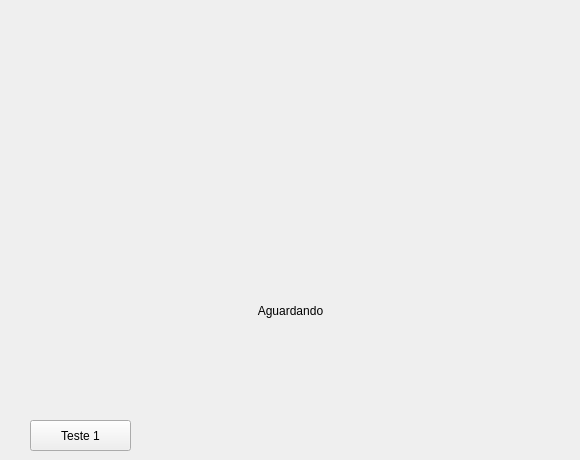
      <widget class="QWidget" name="tab_12">
       <attribute name="title">
        <string>Simulacao Forno</string>
       </attribute>
       <widget class="matplotlibWidget" name="widget_2" native="true">
        <property name="enabled">
         <bool>false</bool>
        </property>
        <property name="geometry">
         <rect>
          <x>10</x>
          <y>10</y>
          <width>561</width>
          <height>191</height>
         </rect>
        </property>
        <widget class="QLabel" name="label_layoutForno_2">
         <property name="geometry">
          <rect>
           <x>0</x>
           <y>180</y>
           <width>361</width>
           <height>161</height>
          </rect>
         </property>
         <property name="text">
          <string>Layout-teste</string>
         </property>
         <property name="alignment">
          <set>Qt::AlignCenter</set>
         </property>
        </widget>
       </widget>
       <widget class="QPushButton" name="pushButton_teste1">
        <property name="geometry">
         <rect>
          <x>30</x>
          <y>420</y>
          <width>101</width>
          <height>31</height>
         </rect>
        </property>
        <property name="text">
         <string>Teste 1</string>
        </property>
       </widget>
       <widget class="QLabel" name="label_37">
        <property name="geometry">
         <rect>
          <x>10</x>
          <y>210</y>
          <width>561</width>
          <height>201</height>
         </rect>
        </property>
        <property name="text">
         <string>Aguardando</string>
        </property>
        <property name="alignment">
         <set>Qt::AlignCenter</set>
        </property>
       </widget>
      </widget>
